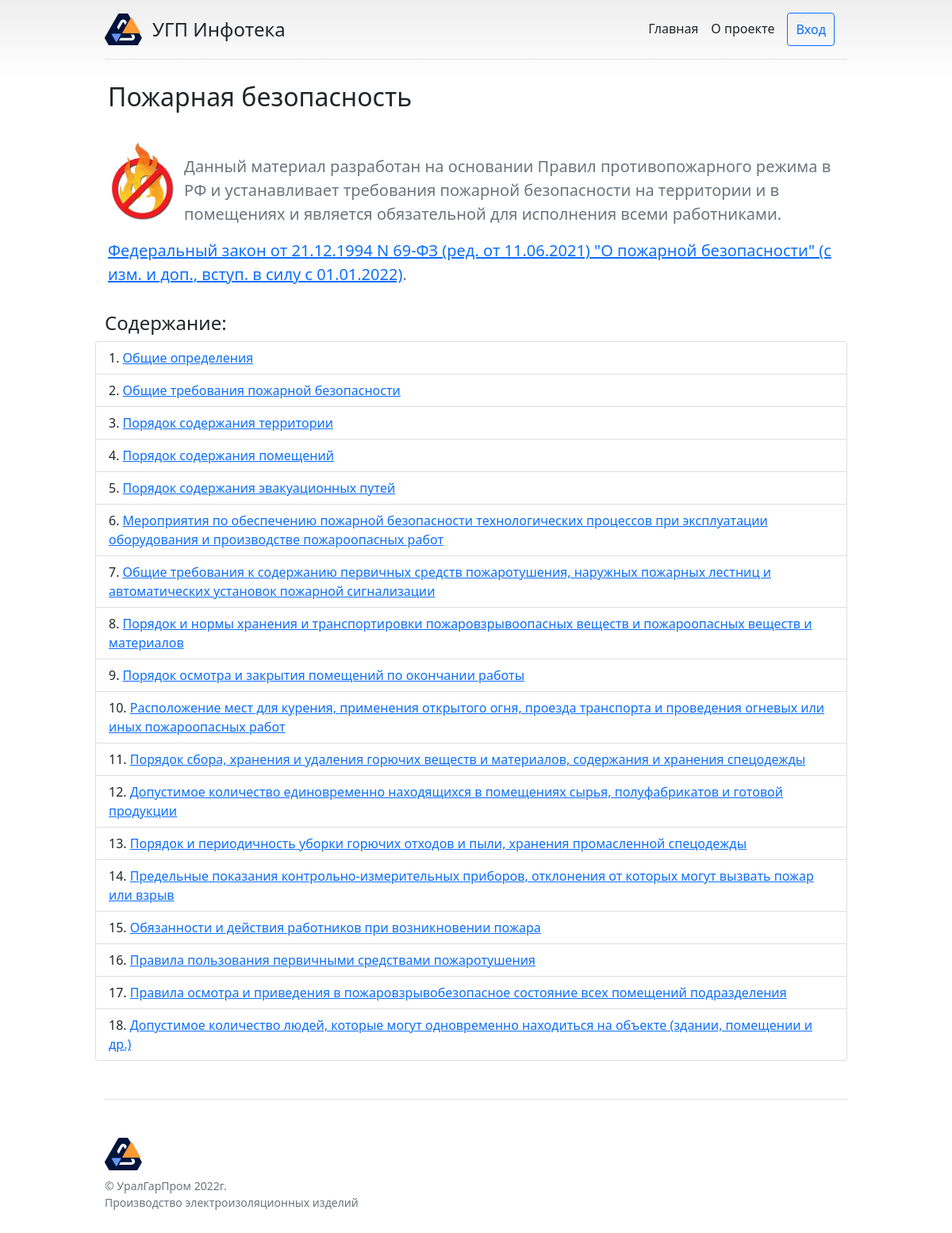
Screenshot of /kurs?id=3 with the database file from the repository.
### infopages/models.py (models this page shows, shortened)
class Kurse(models.Model):
    title = models.CharField('Название', max_length=100)
    shortdesc = models.TextField('Краткое описание', blank=True, max_length=200)
    description = RichTextUploadingField('Описание', blank=True)
    image = models.ImageField('Изображение', blank=True, upload_to='images')
    catid = models.ForeignKey(KCat, verbose_name='Категория', related_name='catid', on_delete=models.CASCADE,
                              default=None)
    class Meta:
        verbose_name = 'Модуль'
        verbose_name_plural = 'Модули'
    objects = models.Manager()

class Step(models.Model):
    order_number = models.DecimalField('№', max_digits=2, decimal_places=0, default=0)
    title = models.CharField('Название', max_length=150)
    kurseid = models.ForeignKey(Kurse, verbose_name='Модуль', related_name='kurseid', on_delete=models.CASCADE)
    text = RichTextUploadingField('Текст', blank=True, null=True)
    objects = models.Manager()
    class Meta:
        verbose_name = 'Урок'
        verbose_name_plural = 'Уроки'

### infopages/views.py (the view)
# urls.py: path('kurs', views.kurs, name='kurs'),
def kurs(request):
    if request.method == 'GET':
        kurseid = request.GET['id']
        try:
            kursdata = Kurse.objects.get(id=kurseid)
        except Exception as e:
            print(e)
            return redirect('page404')
        steps = Step.objects.all().filter(kurseid_id=kurseid).count()
        stepsdata = Step.objects.order_by('order_number').filter(kurseid_id=kurseid)
        return render(request, 'infopages/kurs.html', {'kursdata': kursdata, 'stepsdata': stepsdata, 'steps': steps})
    else:
        pass

### infopages/templates/infopages/kurs.html (shortened to what this page needs)
{% extends 'infopages/infopages.html' %}
{% block text1 %}
    <div class="pricing-header p-1 pb-md-3 mx-auto">
        <h2 class="display-7 fw-normal text-left">{{ kursdata.title }}</h2>
        <div class="fs-5 text-muted">
            <br>
            <img class="kimg d-block float-left" src="media/{{ kursdata.image }}" />
            <p>{{ kursdata.description | safe}}</p>
        </div>
    </div>
<div class="row">
    {% if steps == 1 or steps == 0%}
        {% for el in stepsdata %}
        {{ el.text |safe }}
        {% endfor %}
    {% else %}
        <h4 class="display-7 fw-normal text-left">Содержание:</h4>
        <ul class="list-group">
        {% for el in stepsdata %}
            <li class="list-group-item">{{ el.order_number }}. <a href="step?id={{ el.id }}">{{ el.title }}</a></li>
        {% endfor %}
        </ul>
    {% endif %}
</div>
{% endblock %}

### infopages/static/infopages/styles.css (style rules this page uses)
body { background-image: linear-gradient(180deg, #eee, #fff 100px, #fff); }
img { display: block; }
.kimg { max-height: 100px; }
.float-left { float:left; margin-right:10px; }

### rows the page displays
Kurse: title "Пожарная безопасность", image (picture), description "Данный материал разработан на основании Правил противопожарного режима в РФ и устанавливает требования пожарной безопасности на территории и в помещениях и является обязательной для исполнения всеми работниками. Федеральный закон от 21.12.1994 N 69-ФЗ (ред. от 11.06.2021) \"О пожарной безопасности\" (с изм. и доп., вступ. в силу с 01.01.2022) ."
Step: order_number "1", title "Общие определения"
Step: order_number "2", title "Общие требования пожарной безопасности"
Step: order_number "3", title "Порядок содержания территории"
Step: order_number "4", title "Порядок содержания помещений"
Step: order_number "5", title "Порядок содержания эвакуационных путей"
Step: order_number "6", title "Мероприятия по обеспечению пожарной безопасности технологических процессов при эксплуатации оборудования и производстве пожароопасных работ"
Step: order_number "7", title "Общие требования к содержанию первичных средств пожаротушения, наружных пожарных лестниц и автоматических установок пожарной сигнализации"
Step: order_number "8", title "Порядок и нормы хранения и транспортировки пожаровзрывоопасных веществ и пожароопасных веществ и материалов"
Step: order_number "9", title "Порядок осмотра и закрытия помещений по окончании работы"
Step: order_number "10", title "Расположение мест для курения, применения открытого огня, проезда транспорта и проведения огневых или иных пожароопасных работ"
Step: order_number "11", title "Порядок сбора, хранения и удаления горючих веществ и материалов, содержания и хранения спецодежды"
Step: order_number "12", title "Допустимое количество единовременно находящихся в помещениях сырья, полуфабрикатов и готовой продукции"
Step: order_number "13", title "Порядок и периодичность уборки горючих отходов и пыли, хранения промасленной спецодежды"
Step: order_number "14", title "Предельные показания контрольно-измерительных приборов, отклонения от которых могут вызвать пожар или взрыв"
Step: order_number "15", title "Обязанности и действия работников при возникновении пожара"
Step: order_number "16", title "Правила пользования первичными средствами пожаротушения"
Step: order_number "17", title "Правила осмотра и приведения в пожаровзрывобезопасное состояние всех помещений подразделения"
Step: order_number "18", title "Допустимое количество людей, которые могут одновременно находиться на объекте (здании, помещении и др.)"
